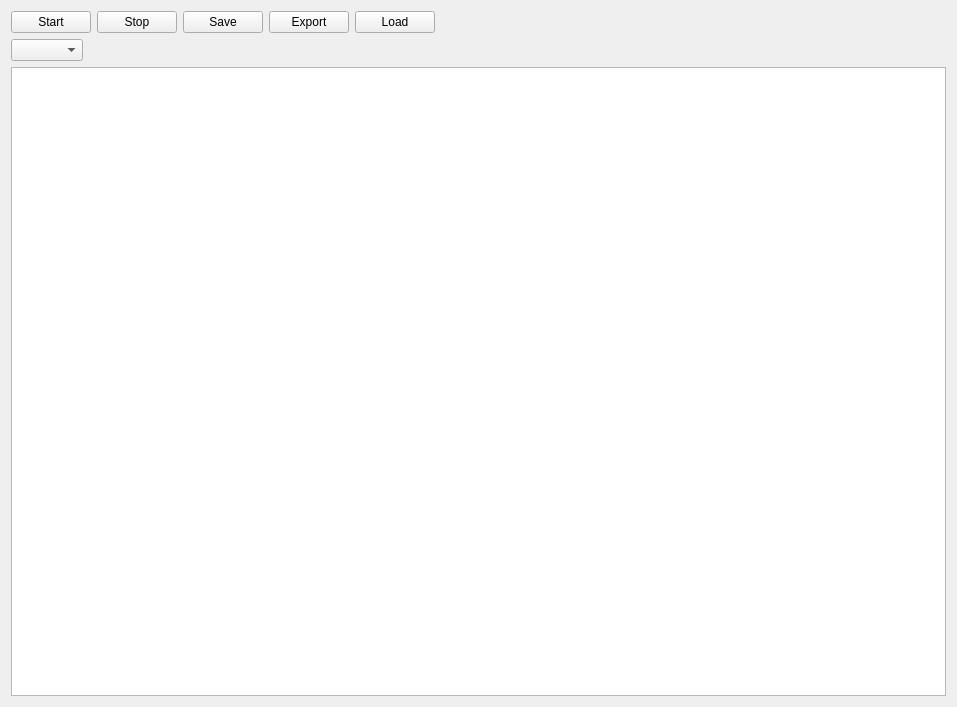
<?xml version="1.0" encoding="UTF-8"?>
<ui version="4.0">
 <class>Chrono</class>
 <widget class="QWidget" name="Chrono">
  <property name="geometry">
   <rect>
    <x>0</x>
    <y>0</y>
    <width>957</width>
    <height>707</height>
   </rect>
  </property>
  <property name="windowTitle">
   <string>Form</string>
  </property>
  <layout class="QVBoxLayout" name="verticalLayout">
   <item>
    <layout class="QHBoxLayout" name="horizontalLayout">
     <item>
      <widget class="QPushButton" name="startButton">
       <property name="text">
        <string>Start</string>
       </property>
      </widget>
     </item>
     <item>
      <widget class="QPushButton" name="stopButton">
       <property name="text">
        <string>Stop</string>
       </property>
      </widget>
     </item>
     <item>
      <widget class="QPushButton" name="saveButton">
       <property name="text">
        <string>Save</string>
       </property>
      </widget>
     </item>
     <item>
      <widget class="QPushButton" name="exportButton">
       <property name="text">
        <string>Export</string>
       </property>
      </widget>
     </item>
     <item>
      <widget class="QPushButton" name="loadButton">
       <property name="text">
        <string>Load</string>
       </property>
      </widget>
     </item>
     <item>
      <spacer name="horizontalSpacer_2">
       <property name="orientation">
        <enum>Qt::Horizontal</enum>
       </property>
       <property name="sizeHint" stdset="0">
        <size>
         <width>40</width>
         <height>20</height>
        </size>
       </property>
      </spacer>
     </item>
    </layout>
   </item>
   <item>
    <layout class="QHBoxLayout" name="horizontalLayout_2">
     <item>
      <widget class="QComboBox" name="labelBox"/>
     </item>
     <item>
      <spacer name="horizontalSpacer">
       <property name="orientation">
        <enum>Qt::Horizontal</enum>
       </property>
       <property name="sizeHint" stdset="0">
        <size>
         <width>40</width>
         <height>20</height>
        </size>
       </property>
      </spacer>
     </item>
    </layout>
   </item>
   <item>
    <widget class="ParamTable" name="paramTable"/>
   </item>
  </layout>
 </widget>
 <customwidgets>
  <customwidget>
   <class>ParamTable</class>
   <extends>QTableWidget</extends>
   <header>mahos.gui.param</header>
  </customwidget>
 </customwidgets>
 <resources/>
 <connections/>
</ui>
